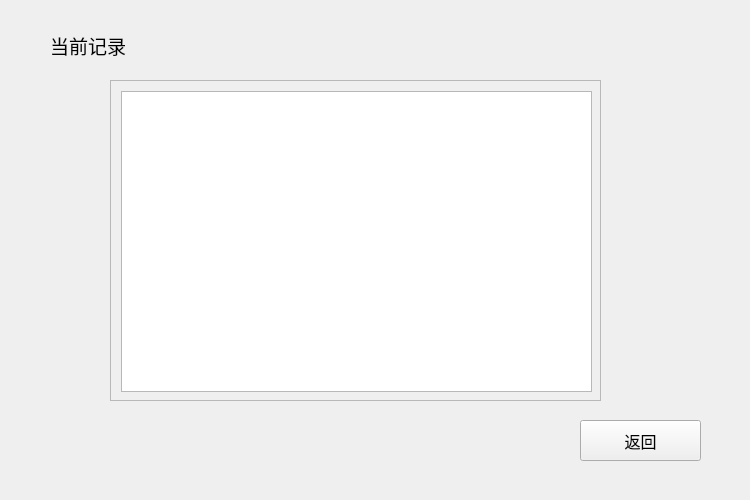
<?xml version="1.0" encoding="UTF-8"?>
<ui version="4.0">
 <class>View_record</class>
 <widget class="QWidget" name="View_record">
  <property name="geometry">
   <rect>
    <x>0</x>
    <y>0</y>
    <width>750</width>
    <height>500</height>
   </rect>
  </property>
  <property name="windowTitle">
   <string>Form</string>
  </property>
  <widget class="QScrollArea" name="scrollArea">
   <property name="geometry">
    <rect>
     <x>110</x>
     <y>80</y>
     <width>491</width>
     <height>321</height>
    </rect>
   </property>
   <property name="widgetResizable">
    <bool>true</bool>
   </property>
   <widget class="QWidget" name="scrollAreaWidgetContents">
    <property name="geometry">
     <rect>
      <x>0</x>
      <y>0</y>
      <width>489</width>
      <height>319</height>
     </rect>
    </property>
    <widget class="QTextBrowser" name="viewer">
     <property name="geometry">
      <rect>
       <x>10</x>
       <y>10</y>
       <width>471</width>
       <height>301</height>
      </rect>
     </property>
     <property name="html">
      <string>&lt;!DOCTYPE HTML PUBLIC &quot;-//W3C//DTD HTML 4.0//EN&quot; &quot;http://www.w3.org/TR/REC-html40/strict.dtd&quot;&gt;
&lt;html&gt;&lt;head&gt;&lt;meta name=&quot;qrichtext&quot; content=&quot;1&quot; /&gt;&lt;meta charset=&quot;utf-8&quot; /&gt;&lt;style type=&quot;text/css&quot;&gt;
p, li { white-space: pre-wrap; }
hr { height: 1px; border-width: 0; }
li.unchecked::marker { content: &quot;\2610&quot;; }
li.checked::marker { content: &quot;\2612&quot;; }
&lt;/style&gt;&lt;/head&gt;&lt;body style=&quot; font-family:'Microsoft YaHei UI'; font-size:9pt; font-weight:400; font-style:normal;&quot;&gt;
&lt;p style=&quot; margin-top:0px; margin-bottom:0px; margin-left:0px; margin-right:0px; -qt-block-indent:0; text-indent:0px;&quot;&gt; &lt;/p&gt;&lt;/body&gt;&lt;/html&gt;</string>
     </property>
    </widget>
   </widget>
  </widget>
  <widget class="QPushButton" name="leave_button">
   <property name="geometry">
    <rect>
     <x>580</x>
     <y>420</y>
     <width>121</width>
     <height>41</height>
    </rect>
   </property>
   <property name="font">
    <font>
     <pointsize>12</pointsize>
    </font>
   </property>
   <property name="text">
    <string>返回</string>
   </property>
  </widget>
  <widget class="QLabel" name="current_records">
   <property name="geometry">
    <rect>
     <x>50</x>
     <y>30</y>
     <width>261</width>
     <height>31</height>
    </rect>
   </property>
   <property name="font">
    <font>
     <pointsize>14</pointsize>
    </font>
   </property>
   <property name="text">
    <string>当前记录</string>
   </property>
  </widget>
 </widget>
 <resources/>
 <connections/>
</ui>
